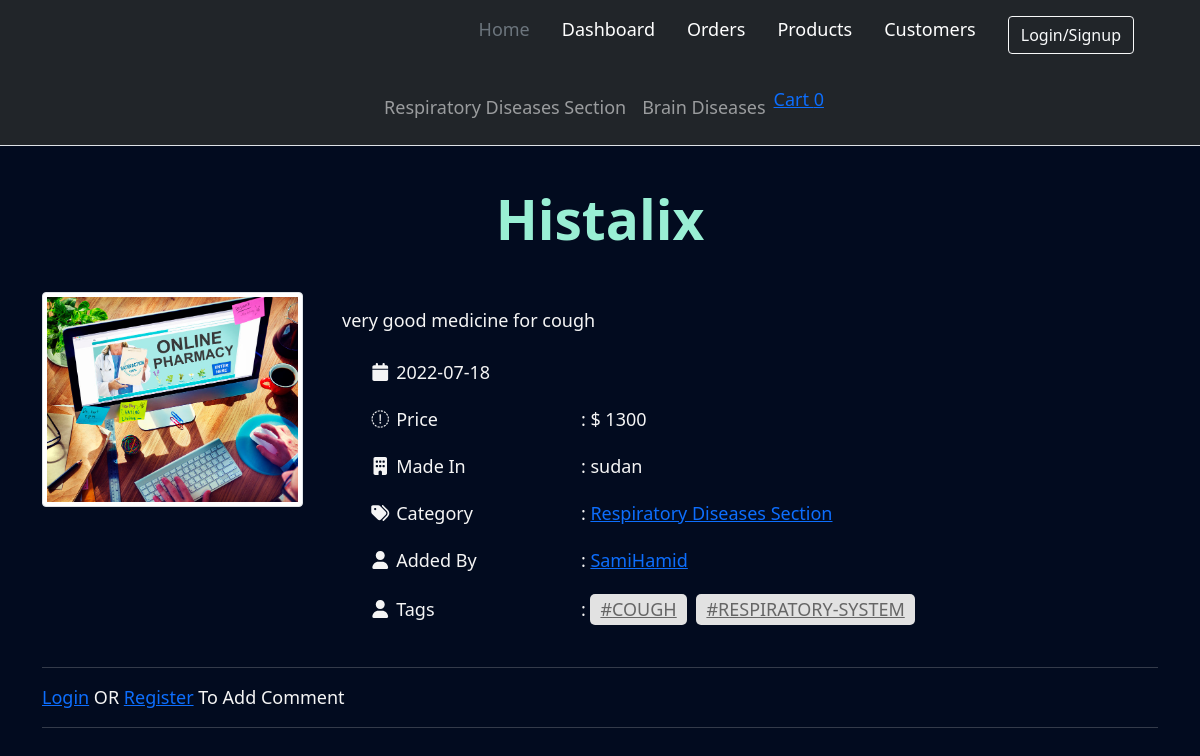
The page /items.php?itemid=1 on the database its author committed.
### tables this page shows
CREATE TABLE `categories` (
  `CatID` int(11) NOT NULL,
  `Name` varchar(255) NOT NULL,
  `Description` text NOT NULL,
  `Parent` int(11) NOT NULL,
  `Ordering` int(11) NOT NULL
);

CREATE TABLE `items` (
  `ItemID` int(11) NOT NULL,
  `Name` varchar(255) NOT NULL,
  `Description` text NOT NULL,
  `Price` varchar(255) NOT NULL,
  `AddDate` date NOT NULL,
  `CountryMade` varchar(255) NOT NULL,
  `Image` varchar(255) DEFAULT NULL,
  `Status` varchar(255) NOT NULL,
  `Rating` smallint(6) DEFAULT NULL,
  `Approve` tinyint(4) NOT NULL DEFAULT '0',
  `Cat_ID` int(11) NOT NULL,
  `Member_ID` int(11) NOT NULL,
  `Tags` varchar(255) NOT NULL
);

CREATE TABLE `users` (
  `UserID` int(11) NOT NULL,
  `Username` varchar(255) NOT NULL,
  `Password` varchar(255) NOT NULL,
  `Email` varchar(255) NOT NULL,
  `FullName` varchar(255) DEFAULT NULL,
  `GroupID` int(11) NOT NULL DEFAULT '0',
  `RegStatus` int(11) NOT NULL DEFAULT '0',
  `Date` date DEFAULT NULL,
  `Avatar` varchar(255) DEFAULT NULL
);

### init.php (called while the page is built, shortened)
<?php
include 'admin/connect.php';
$tpl= 'includes/template/';
$func = 'includes/functions/';
$css= 'layout/css/';
include $func . 'functions.php';
include  $tpl . 'header.php';
?>

### includes/functions/functions.php (called while the page is built, shortened)
<?php
function getAllFrom($field, $table, $where = NULL, $and = NULL,  $orderField, $ordering = "DESC"){
   global $conn;
   $getAll = $conn->prepare("SELECT $field FROM $table $where $and ORDER BY $orderField $ordering");
   $getAll->execute();
   $all = $getAll->fetchAll();
   return $all;
}
?>

### items.php (the view, shortened to what this page needs)
<?php
include 'init.php';
$itemid = isset($_GET['itemid']) && is_numeric($_GET['itemid']) ? intval($_GET['itemid']) : 0;
$stmt=$conn->prepare("SELECT
                        items.*,
                        categories.Name AS category_name,
                        users.Username
                      FROM
                        items
                      INNER JOIN
                        categories
                      ON
                        categories.CatID = items.Cat_ID
                      INNER JOIN
                        users
                      ON
                        users.UserID = items.Member_ID
                      WHERE
                        ItemID = ?
                      AND
                        Approve = 1 ");
$stmt->execute(array($itemid));
$count = $stmt->rowCount();
if ($count > 0){
$item = $stmt ->fetch();
$imgsource = empty($item['Image'])? 'admin/uploads/items/default/pill3.png' : "admin/uploads/items/" . $item['Image'];
?>
<h1 class="text-center"><?php echo $item['Name'] ?></h1>
<div class="container">
    <div class="row">
        <div class="col-md-3">
            <img class="img-responsive img-thumbnail center-block" src="<?php echo $imgsource;?>" alt="" >
        </div>
        <div class="col-md-9 item-info">
            <p><?php echo $item['Description'] ?></p>
            <ul class="list-unstayled">
                <li>
                    <i class="fa fa-calendar fa-fw"></i>
                    <span><?php echo $item['AddDate'] ?></span>
                </li>
                <li>
                    <i class="fa fa-money fa-fw"></i>
                    <span>Price </span> : $ <?php echo  $item['Price'] ?>
                </li>
                <li>
                    <i class="fa fa-building fa-fw"></i>
                    <span>Made In</span> : <?php echo  $item['CountryMade'] ?>
                </li>
                <li>
                    <i class="fa fa-tags fa-fw"></i>
                    <span>Category</span> : <a href="categories.php?pageid=<?php echo $item['Cat_ID'] ?>"> <?php echo $item['category_name'] ?></a>
                </li>
                <li>
                    <i class="fa fa-user fa-fw"></i>
                    <span> Added By</span> : <a href="#"> <?php echo $item['Username'] ?></a>
                </li>
                <li class="tags-items">
                    <i class="fa fa-user fa-fw"></i>
                    <span> Tags</span> :
                    <?php
                        $allTags = explode("," , $item['Tags']);
                        foreach($allTags as $tag){
                            $tag = str_replace(' ', '', $tag);
                            $lowertag = strtolower($tag);
                            if (! empty($tag)){
                                echo "<a href='tags.php?name={$lowertag}'> #" . strtoupper($tag) . "</a> ";
                            }
                        }
                    ?>
                </li>
            </ul>
        </div>
    </div>
    <hr class="custom-hr">
    <?php if (isset($_SESSION['user'])){?>
        <div class="row">
        <div class="offset-md-3">
            <div class="add-comment">
                <h3>Add Your Comment</h3>
                <form action="<?php echo $_SERVER['PHP_SELF'] . '?itemid='. $item['ItemID'];?>" method="POST">
                    <textarea name="comment" id="" cols="30" rows="10" required>
                    </textarea>
                    <input class="btn btn-primary" type="submit" value="Add Comment">
                </form>
                <?php
                    if ($_SERVER['REQUEST_METHOD'] == 'POST'){
                        $comment  = filter_var($_POST['comment'], FILTER_SANITIZE_STRING);
                        $itemid   = $item['ItemID'];
                        $userid   = $_SESSION['uid'];
                        if(! empty ($comment)){
                            $stmt = $conn->prepare("INSERT INTO
                                comments(`Comment`, `Status`, `CommentDate`, `Item_ID`, `User_ID`)
                                VALUES(:zcomment, 0, NOW(), :zitemid, :zuserid)");
                                $stmt->execute(array(
                                   'zcomment' =>$comment ,
                                   'zitemid'  =>$itemid ,
                                   'zuserid'  =>$userid
                                ));
                                if ($stmt){
                                    echo '<div class="alert alert-success">Comment Added </div>';
                                }else{
                                    echo '<div class="alert alert-danger">Comment was not Added </div>';
                                }
                        }
                    }
                ?>
            </div>
        </div>
        </div>
    <?php
        }else{
            echo '<a href="login.php">Login</a> OR <a href="login.php">Register</a> To Add Comment';
        }
    ?>
    <hr class="custom-hr">
</div>
<?php
}else{
    echo 'There\' is no Such ID OR Item is Waiting Approval';
}
 include $tpl . 'footer.php';
?>

### includes/template/header.php (shortened to what this page needs)
<!DOCTYPE html>
<html>
    <head>
        <link rel="stylesheet" href="<?Php echo $css;?>bootstrap.min.css">
        <link rel="stylesheet" href="<?Php echo $css;?>all.min.css">
        <link rel="stylesheet" href="<?Php echo $css;?>jquery-ui.min.css">
        <link rel="stylesheet" href="<?Php echo $css;?>jquery.selectBoxIt.css">
        <link rel="stylesheet" href="<?Php echo $css;?>frontend.css">
    </head>
    <body>
    <header>
    <div class="px-3 py-2 bg-dark text-white">
      <div class="container">
        <div class="d-flex flex-wrap align-items-center justify-content-center justify-content-lg-start">
          <ul class="nav col-12 col-lg-auto my-2 justify-content-center my-md-0 text-small">
            <li>
              <a href="#" class="nav-link text-secondary">
                Home
              </a>
            </li>
            <li>
              <a href="#" class="nav-link text-white">
                Dashboard
              </a>
            </li>
            <li>
              <a href="#" class="nav-link text-white">
                Orders
              </a>
            </li>
            <li>
              <a href="#" class="nav-link text-white">
                Products
              </a>
            </li>
            <li>
              <a href="#" class="nav-link text-white">
                Customers
              </a>
            </li>
            <li class="text-end nav-link">
                <?php
                    if (isset($_SESSION['user'])){?>
                        <img class = "my-image img-thumbnail rounded-circle" src="images/7.png" alt = "" />
                        <div class="btn-group my-info float-end">
                            <span class="btn dropdown-toggle " data-bs-toggle="dropdown">
                                <?php echo  $sessionUser ; ?>
                                <span class="caret"></span>
                            </span>
                            <ul class="dropdown-menu">
                                <li><a href="profile.php">Profile</a></li>
                                <li><a href="newAd.php">New Ad</a></li>
                                <li><a href="profile.php#my-items">My Items</a></li>
                                <li><a href="logout.php">Logout</a></li>
                            </ul>
                        </div>
                <?php
                    }else{
                ?>
                <a href="form.php" >
                    <button type="button" class="btn btn-outline-light me-2">Login/Signup</button>
                </a>
                <?php } ?>
            </li>
          </ul>
        </div>
      </div>
    </div>
    <div class="px-3 py-2 border-bottom mb-3 bg-dark text-white">
      <div class="container d-flex flex-wrap justify-content-center">
        <nav class="navbar navbar-expand-lg navbar-dark">
            <div class="container containerNav">
                <div class="collapse navbar-collapse" id="navbarNavDropdown">
                    <ul class="nav navbar-nav ms-auto">
                    <?php
                    $allCats = getAllFrom("*", "categories", "where Parent = 0", "", "CatID", "ASC");
                    foreach ($allCats as $cat){
                    echo  '<li  class="nav-item">
                                <a class="nav-link" href="categories.php?pageid= ' . $cat['CatID'] .'">
                                    ' . $cat['Name'] . '
                                </a>
                            </li>';
                    }
                    ?>
                    <li class="cart">
                        <a href="cart.php">
                            <ion-icon name="basket"></ion-icon>Cart <span>0</span>
                        </a>
                    </li>
                </ul>
                </div>
            </div>
        </nav>
      </div>
    </div>
  </header>

### includes/template/footer.php (shortened to what this page needs)
  </body>
</html>

### layout/css/frontend.css (style rules this page uses)
body { background-color: #020b1f; font-size: 18px; color: whitesmoke; }
h1 { font-size: 55px; margin: 40px 0; font-weight: bold; color: #99efd4 ; }
.cart { cursor: pointer; }
.navbar { border-radius: 0; margin-bottom: 0; }
.navbar::after { background: url(../../images/bg2.jpeg) no-repeat; background-size: cover; border-color: transparent; }
.nav > li > a , .navbar-brand { padding: 15px , 12px ; }
.cardy .item-card h5,p { margin: 5px; }
.item-info p { padding: 10px; }
.item-info ul { text-decoration: none; text-decoration: none; list-style-type: none; }
.item-info ul li { padding: 10px; }
.item-info ul li span { display: inline-block; width: 180px; }
.tags-items a { display: inline-block; background-color: #e2e2e2; padding: 2px 10px; border-radius: 5px; color: #666; margin-right: 5px; }
.custom-hr { border-top: 1px solid #c9c9c9; }

### rows shown on the page
categories: Name "Respiratory Diseases Section"
categories: Name "Brain Diseases"
items: Name "Histalix", Image (picture), Description "very good medicine for cough", AddDate "2022-07-18", Price "1300", CountryMade "sudan", Cat_ID.Name "Respiratory Diseases Section", Member_ID.Username "SamiHamid", Tags "COUGH", Tags "RESPIRATORY-SYSTEM"
